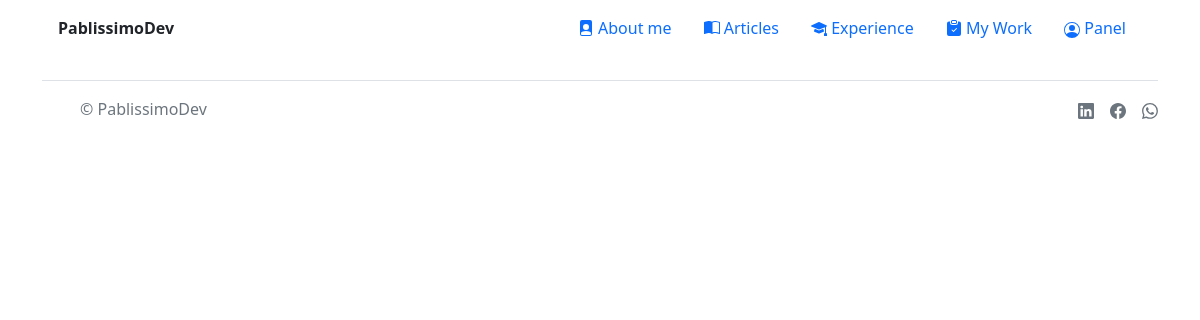
Before: /menu/edit_experience/9 (signed in) with the older database file.
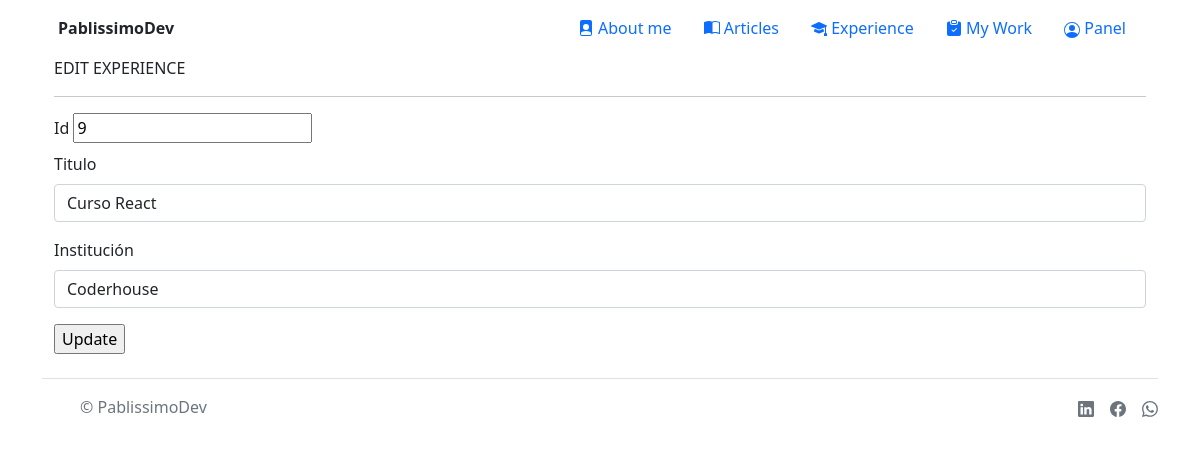
After: the same page with the newer database file.
### core/models.py (models this page shows, shortened)
class Experience(models.Model):
    experience_name = models.CharField(max_length=50)
    experience_institution = models.CharField(max_length=50)

### core/views.py (the view)
# urls.py: path('menu/edit_experience/<id>', views.edit_experience, name="EditExperience"),
@login_required
def edit_experience(request, id):
    experience_list = Experience.objects.filter(id=id)
    return render(request, "edit_experience.html",{"experience_list": experience_list})

### app/templates/edit_experience.html (shortened to what this page needs)
{% extends 'base.html' %}
{% load static %}
{% block main %}
<div class="container">
    <div class="row align-items-start">
        {% for item in experience_list %}
            <form action="/menu/update_experience/" method="POST">
                EDIT EXPERIENCE
                <hr>
                <div class="mb-1">
                    <label for="exampleFormControlInput0" class="form-label">Id</label>
                    <input type="text" name="experience_id" id="exampleFormControlInput0" readonly value="{{item.id}}">
                </div>
                <div class="mb-3">
                    <label for="exampleFormControlInput1" class="form-label">Titulo</label>
                    <input type="text" name="experience_name" value="{{item.experience_name}}" class="form-control" id="exampleFormControlInput1">
                  </div>
                  <div class="mb-3">
                    <label for="exampleFormControlInput2" class="form-label">Institución</label>
                    <input type="text" name="experience_institution" value="{{item.experience_institution}}" class="form-control" id="exampleFormControlInput2">
                  </div>
                  <input type="submit" value="Update">
            </form>
        {% endfor %}
    </div>
</div>
{% endblock main %}

Changed rows visible on the page:
added Experience: experience_id "9", experience_name "Curso React", experience_institution "Coderhouse"
